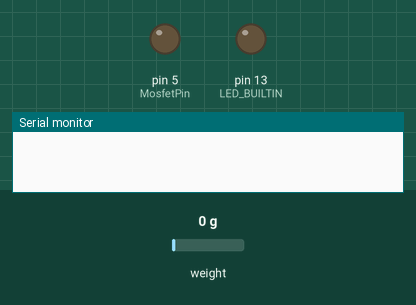
Recording of a sketch running on a simulated Arduino Uno, built with avr-gcc and run on an emulated ATmega328P. Parts: output pins drawn as LEDs (lit = HIGH), the last lines printed to the serial monitor. Inputs (shaded band) come from the test bench; at power-on: weight on the scale 0 g.

Above: at 0.1 s.
At 6.2 s:
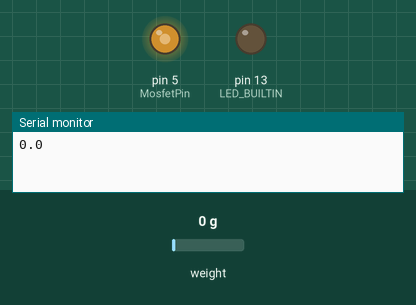
Timing chart, 0 to 7.7 s (numbered marks = the images above):
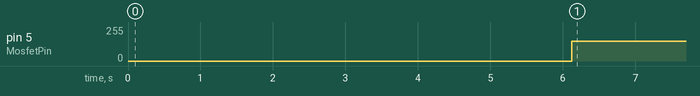

Measured:
- by itself, pin 5 (MosfetPin): 0/255 → 150/255 at 6.1 s

The sketch:

PressureRegulator.ino
```cpp
#include "HX711.h"
#include "Ticker.h"

void LoopFixedRate();
//void LoopFixedRate2();
const int MosfetPin   = 5;
const int SampleRate  = 25000; //50Hz
//const int SampleRate2 = 10000; //100Hz
//bool LedState = false;
const int Goal        = 150;
long N = 0;
HX711 scale(A1, A0);

Ticker timer(LoopFixedRate, SampleRate, 0, MICROS_MICROS);
//Ticker timer2(LoopFixedRate2, SampleRate2, 0, MICROS_MICROS);

void setup() {
  Serial.begin(115200);
  pinMode(MosfetPin, OUTPUT);
  pinMode(LED_BUILTIN, OUTPUT);
  scale.set_scale(220.f);
  delay(5000);
  scale.tare();
  timer.start();
 // timer2.start();
}

void LoopFixedRate() {
//  Serial.print(N);
//  Serial.print("\t");
  Serial.println(scale.get_units(), 1); // Pressure in kPa
  analogWrite(MosfetPin,Goal);           // vary between 0  and 255
  N++;


}


//void LoopFixedRate2() {
  //Serial.println(scale.get_units(), 1); // Pressure in kPa
  //analogWrite(MosfetPin,150);           // vary between 0  and 255
  //digitalWrite(LED_BUILTIN, LedState);   // turn the LED on (HIGH is the voltage level)
//  LedState = !LedState;
  //delay(1000);                       // wait for a second
  //delay(1000);
//}

void loop() {
  timer.update();
//  timer2.update();
}
```
